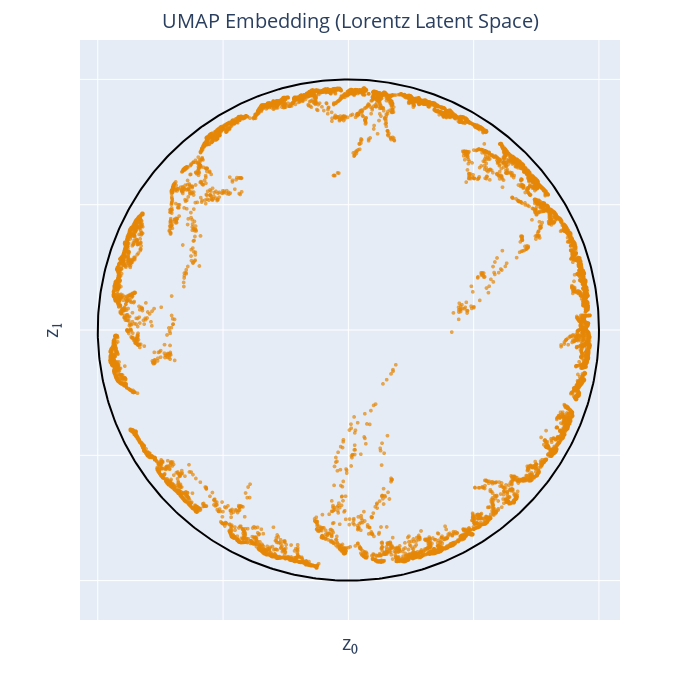

The notebook cell this image was saved under:
### Markdown cell above
## Poincaré UMAP

### Code cell
#This isn't a real Poincaré embedding just the projection of Lorentz embeddings on the Poincaré Ball just to show an example of how to use the UMAP function with Poincaré embeddings
get_UMAP(normalised_poincare_pairwise_distance, space="P")

### Figure 1 — Plotly figure (JSON) as saved in the notebook; plotly's stock layout.template omitted (floating-point values rounded to 4 significant figures; data arrays with more than 128 entries replaced by an {"elided": "..."} marker saying what was removed)
{"data": [{"hovertemplate": "color=0<br>x=%{x}<br>y=%{y}<extra></extra>", "legendgroup": "0", "marker": {"color": "rgb(229, 134, 6)", "opacity": 0.7, "size": 4, "symbol": "circle"}, "mode": "markers", "name": "0", "showlegend": true, "type": "scattergl", "x": {"elided": "10000 float values"}, "xaxis": "x", "y": {"elided": "10000 float values"}, "yaxis": "y"}, {"line": {"color": "black"}, "marker": {"size": 4}, "mode": "lines", "name": "Poincaré Boundary", "showlegend": false, "type": "scatter", "x": {"elided": "500 float values"}, "y": {"elided": "500 float values"}}], "layout": {"height": 700, "legend": {"bgcolor": "rgba(255,255,255,0.5)", "bordercolor": "rgba(0,0,0,0)", "font": {"size": 18}, "title": {"text": ""}, "tracegroupgap": 0, "x": 0.02, "y": 0.98}, "margin": {"t": 40}, "showlegend": false, "title": {"font": {"size": 20}, "text": "UMAP Embedding (Lorentz Latent Space)", "x": 0.5, "xanchor": "center", "y": 0.98, "yanchor": "top"}, "width": 700, "xaxis": {"anchor": "y", "domain": [0, 1], "scaleanchor": "y", "showgrid": true, "showticklabels": false, "ticks": "", "title": {"font": {"size": 20}, "text": "z₀"}, "zeroline": false}, "yaxis": {"anchor": "x", "domain": [0, 1], "scaleanchor": "x", "showgrid": true, "showticklabels": false, "ticks": "", "title": {"font": {"size": 20}, "text": "z₁"}, "zeroline": false}}}
